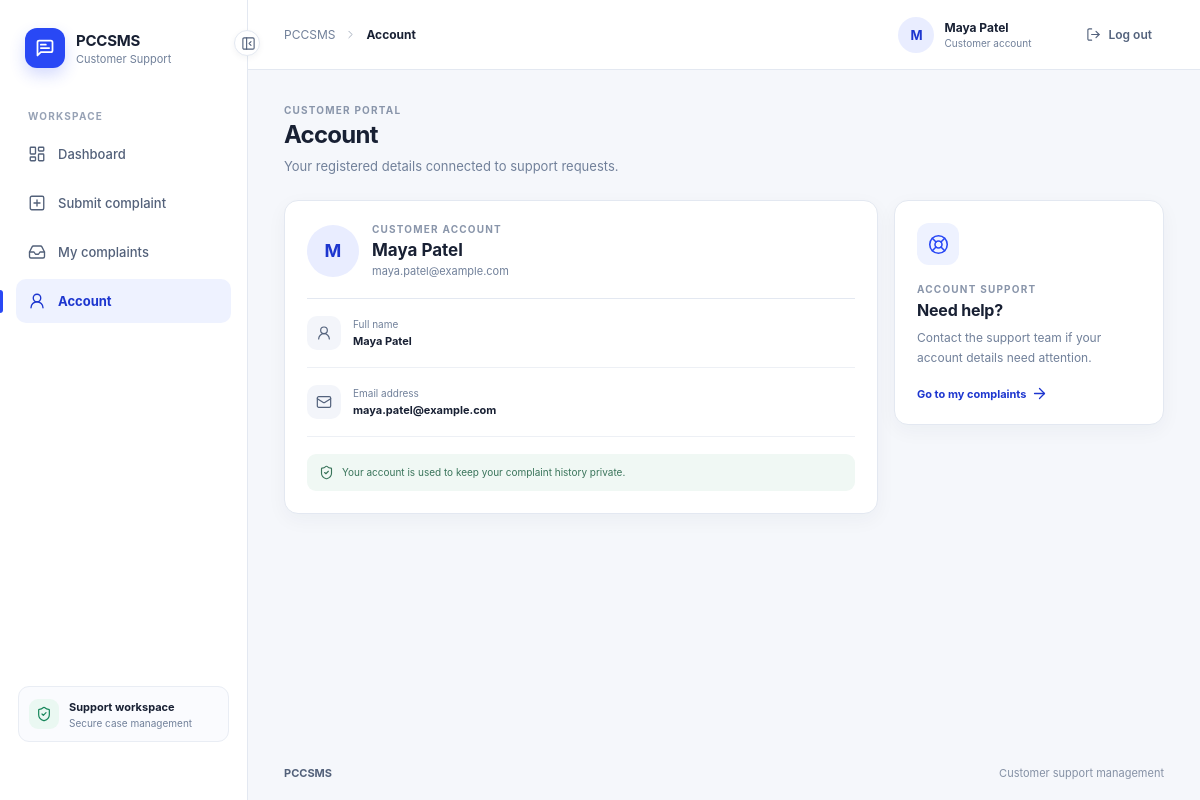
Page /customer/account (signed in) on the committed database.
### tables this page shows
CREATE TABLE users (
    id INTEGER PRIMARY KEY AUTOINCREMENT,
    name TEXT NOT NULL,
    email TEXT NOT NULL COLLATE NOCASE UNIQUE,
    password_hash TEXT NOT NULL,
    role TEXT NOT NULL CHECK (role IN ('customer','admin')),
    is_active INTEGER NOT NULL DEFAULT 1 CHECK (is_active IN (0,1)),
    created_at TEXT NOT NULL DEFAULT CURRENT_TIMESTAMP,
    updated_at TEXT NOT NULL DEFAULT CURRENT_TIMESTAMP
);

### app.py (the view)
    @app.get("/customer/account")
    @customer_required
    def customer_account():
        return render_template("customer/account.html")

### auth.py (called while the page is built)
@login_manager.user_loader
def load_user(user_id):
    from database import get_user
    try:
        user = User.from_record(get_user(int(user_id)))
        return user if user and user.is_active else None
    except (TypeError, ValueError):
        return None

def customer_required(view):
    @wraps(view)
    def wrapped(*args, **kwargs):
        if not current_user.is_authenticated:
            return login_manager.unauthorized()
        if current_user.role != "customer":
            abort(403)
        return view(*args, **kwargs)
    return wrapped

    @property
    def is_active(self):
        return self._active

    @classmethod
    def from_record(cls, record):
        return cls(record) if record else None

### database.py (called while the page is built)
def get_db():
    if "db" not in g:
        path = Path(current_app.config["DATABASE_PATH"])
        path.parent.mkdir(parents=True, exist_ok=True)
        connection = sqlite3.connect(path, timeout=10)
        connection.row_factory = sqlite3.Row
        connection.execute("PRAGMA foreign_keys = ON")
        g.db = connection
    return g.db

def get_user(user_id):
    return get_db().execute("SELECT * FROM users WHERE id=?", (user_id,)).fetchone()

### templates/customer/account.html
{% extends 'shared/base.html' %}
{% block title %}Account{% endblock %}
{% block content %}
<section class="page-heading"><div><span class="eyebrow">CUSTOMER PORTAL</span><h1>Account</h1><p>Your registered details connected to support requests.</p></div></section>
<div class="account-layout">
  <section class="panel account-panel">
    <div class="account-profile"><span class="profile-avatar">{{ current_user.name[:1]|upper }}</span><div><span class="eyebrow">CUSTOMER ACCOUNT</span><h2>{{ current_user.name }}</h2><p>{{ current_user.email }}</p></div></div>
    <div class="account-detail-row"><span class="account-detail-icon"><i data-lucide="user-round"></i></span><div><small>Full name</small><strong>{{ current_user.name }}</strong></div></div>
    <div class="account-detail-row"><span class="account-detail-icon"><i data-lucide="mail"></i></span><div><small>Email address</small><strong>{{ current_user.email }}</strong></div></div>
    <div class="account-security-note"><i data-lucide="shield-check"></i><p>Your account is used to keep your complaint history private.</p></div>
  </section>
  <aside class="panel account-aside"><span class="help-icon"><i data-lucide="life-buoy"></i></span><span class="eyebrow">ACCOUNT SUPPORT</span><h2>Need help?</h2><p>Contact the support team if your account details need attention.</p><a href="{{ url_for('customer_complaints') }}" class="subtle-link">Go to my complaints <i data-lucide="arrow-right"></i></a></aside>
</div>
{% endblock %}

### templates/shared/base.html (shortened to what this page needs)
<!doctype html>
<html lang="en">
<head>
  <link rel="stylesheet" href="{{ url_for('static', filename='css/style.css', v='20261028') }}">
</head>
<body>
<div class="app-layout" id="app-layout">
  <aside class="sidebar" id="sidebar">
    <a class="brand" href="{{ url_for('dashboard') }}" aria-label="PCCSMS home">
      <span class="brand-mark"><i data-lucide="message-square-text"></i></span>
      <span class="brand-copy"><strong>PCCSMS</strong><small>{% if current_user.is_authenticated and current_user.role == 'customer' %}Customer Support{% else %}AI Support{% endif %}</small></span>
    </a>
    <div class="nav-caption">WORKSPACE</div>
    <nav class="side-nav" aria-label="Main navigation">
      {% if current_user.role == 'admin' %}
      <a class="nav-link {% if request.endpoint == 'dashboard' %}active{% endif %}" href="{{ url_for('dashboard') }}" title="Dashboard"><i data-lucide="layout-dashboard"></i><span>Dashboard</span></a>
      <a class="nav-link {% if request.endpoint == 'submit_page' %}active{% endif %}" href="{{ url_for('submit_page') }}" title="New complaint"><i data-lucide="plus-square"></i><span>New complaint</span></a>
      <a class="nav-link {% if request.endpoint in ['complaints','complaint_detail'] %}active{% endif %}" href="{{ url_for('complaints') }}" title="Complaints"><i data-lucide="inbox"></i><span>All complaints</span></a>
      {% else %}
      <a class="nav-link {% if request.endpoint == 'customer_dashboard' %}active{% endif %}" href="{{ url_for('customer_dashboard') }}" title="Dashboard"><i data-lucide="layout-dashboard"></i><span>Dashboard</span></a>
      <a class="nav-link {% if request.endpoint == 'customer_submit_page' %}active{% endif %}" href="{{ url_for('customer_submit_page') }}" title="Submit complaint"><i data-lucide="plus-square"></i><span>Submit complaint</span></a>
      <a class="nav-link " href="{{ url_for('customer_complaints') }}" title="My complaints"><i data-lucide="inbox"></i><span>My complaints</span></a>
      <a class="nav-link {% if request.endpoint == 'customer_account' %}active{% endif %}" href="{{ url_for('customer_account') }}" title="Account"><i data-lucide="user-round"></i><span>Account</span></a>
      {% endif %}
    </nav>
    <div class="sidebar-spacer"></div>
    <div class="sidebar-foot"><span class="sidebar-foot-icon"><i data-lucide="shield-check"></i></span><span><strong>Support workspace</strong><small>Secure case management</small></span></div>
    <button class="collapse-button" id="sidebar-toggle" type="button" aria-label="Collapse navigation" aria-expanded="true" title="Collapse navigation"><i data-lucide="panel-left-close"></i></button>
  </aside>
  <div class="workspace">
    <header class="topbar">
      <div class="topbar-start">
        <div class="breadcrumbs"><span>PCCSMS</span><i data-lucide="chevron-right"></i><strong>{% block breadcrumb %}{{ self.title() }}{% endblock %}</strong></div>
      </div>
      {% if current_user.is_authenticated %}
      <div class="topbar-user">
        <span class="user-avatar" aria-hidden="true">{{ current_user.name[:1]|upper }}</span>
        <span class="user-meta"><strong>{{ current_user.name }}</strong><small>{{ 'Administrator' if current_user.role == 'admin' else 'Customer account' }}</small></span>
        <form method="post" action="{{ url_for('logout') }}"><input type="hidden" name="csrf_token" value="{{ csrf_token() }}"><button class="logout-button" type="submit"><i data-lucide="log-out"></i><span>Log out</span></button></form>
      </div>
      {% else %}<a class="button button-quiet" href="{{ url_for('login') }}">Sign in</a>{% endif %}
    </header>
    <main class="page-shell">{% block content %}{% endblock %}</main>
    <footer class="footer"><span>PCCSMS</span><span>Customer support management</span></footer>
  </div>
</div>
</body>
</html>

### rows in the picture
users: name "M", name "Maya Patel", role "Customer account", email "maya.patel@example.com"
